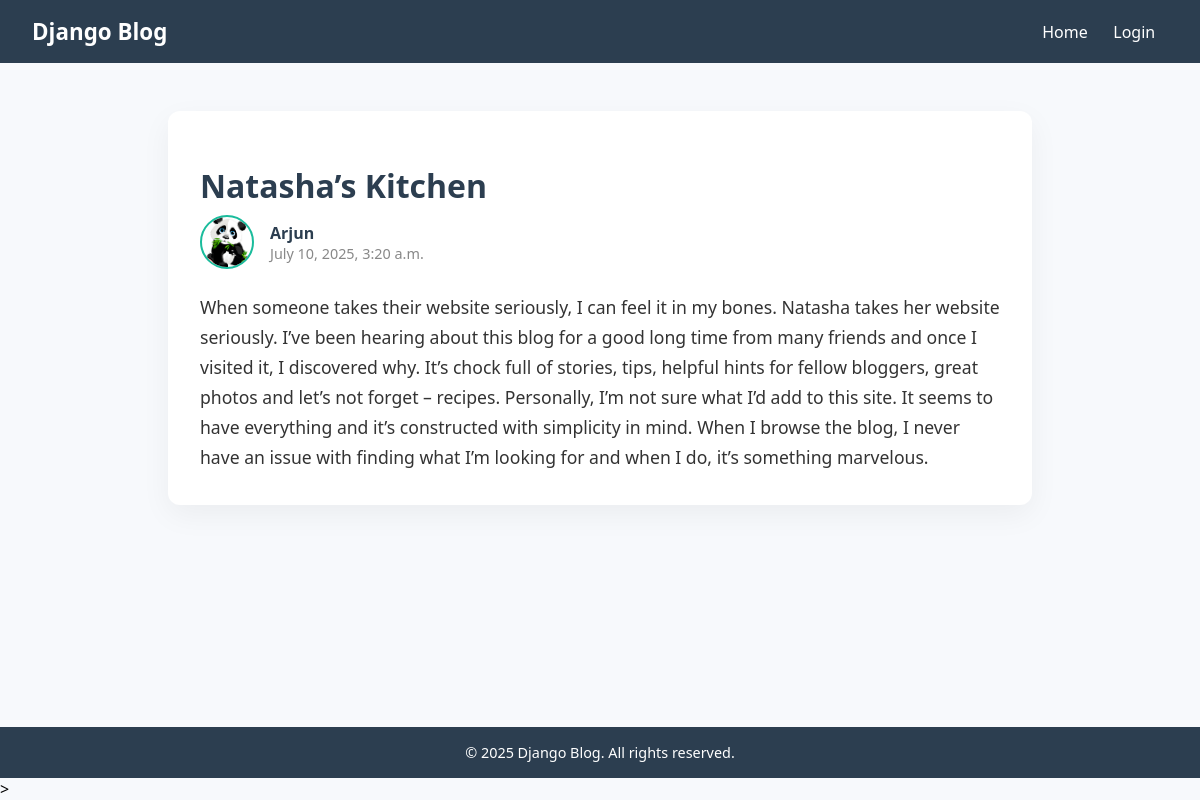
The app's page /post/14/ with its own data.
### blog/models.py (models this page shows, shortened)
class Post(models.Model):
    title = models.CharField(max_length=100)
    content = models.TextField()
    date_posted= models.DateTimeField(default= timezone.now)
    author = models.ForeignKey(User , on_delete=models.CASCADE)

### user/models.py (models this page shows, shortened)
class Profile(models.Model):
    user = models.OneToOneField(User, on_delete=models.CASCADE)
    image = models.ImageField(default='default.jpg', upload_to='profile_pics')

### blog/views.py (the view)
# urls.py: path('post/<int:pk>/' , PostDetailView.as_view() , name = 'post_view'),
class PostDetailView(DetailView):
    model = Post
    template_name ='post_detail.html'

### blog/templates/post_detail.html (shortened to what this page needs)
{% extends 'base.html' %}
{% load static %}
{% block container %}
<div class="post-detail-container">
    <h1 class="post-title">{{ object.title }}</h1>
    <div class="author-info">
        <img src="{% if object.author.profile.image %}{{ object.author.profile.image.url }}{% else %}{% static 'default.jpg' %}{% endif %}"
             alt="Author Image"
             class="author-image">
        <div>
            <div class="author-name">{{ object.author.username }}</div>
            <div class="post-date">{{ object.date_posted }}</div>
        </div>
    </div>
    <div class="post-content">
        {{ object.content }}
    </div>
</div>
{% endblock %}

### blog/templates/base.html (style rules this page uses)
body { margin: 0; font-family: 'Segoe UI', sans-serif; background: #f7f9fc; display: flex; flex-direction: column; min-height: 100vh; }

### blog/templates/post_detail.html (style rules this page uses)
.post-detail-container { max-width: 800px; margin: 3rem auto; background: white; border-radius: 12px; box-shadow: 0 10px 30px rgba(0, 0, 0, 0.05); padding: 2rem; animation: fadeIn 0.6s ease; }
.post-title { font-size: 2rem; margin-bottom: 0.5rem; color: #2c3e50; }
.author-info { display: flex; align-items: center; margin-bottom: 1.5rem; }
.author-image { width: 50px; height: 50px; border-radius: 50%; object-fit: cover; border: 2px solid #1abc9c; margin-right: 1rem; }
.author-name { font-weight: bold; color: #2c3e50; }
.post-date { font-size: 0.9rem; color: #888; }
.post-content { font-size: 1.1rem; line-height: 1.7; color: #333; margin-top: 1rem; }

### records on screen
Post: title "Natasha’s Kitchen", author.image (picture), author.username "Arjun", date_posted "July 10, 2025, 3:20 a.m.", content "When someone takes their website seriously, I can feel it in my bones. Natasha takes her website seriously. I’ve been hearing about this blog for a good long time from many friends and once I visited it, I discovered why. It’s chock full of stories, tips, helpful hints for fellow bloggers, great photos and let’s not forget – recipes. Personally, I’m not sure what I’d add to this site. It seems to have everything and it’s constructed with simplicity in mind. When I browse the blog, I never have an issue with finding what I’m looking for and when I do, it’s something marvelous."
